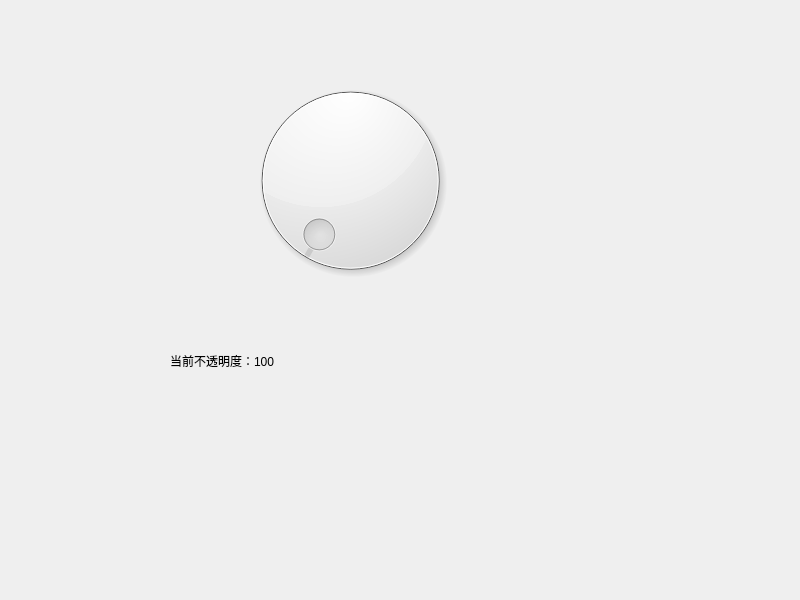
<?xml version="1.0" encoding="UTF-8"?>
<ui version="4.0">
 <class>Widget</class>
 <widget class="QWidget" name="Widget">
  <property name="geometry">
   <rect>
    <x>0</x>
    <y>0</y>
    <width>800</width>
    <height>600</height>
   </rect>
  </property>
  <property name="windowTitle">
   <string>Widget</string>
  </property>
  <widget class="QDial" name="dial">
   <property name="geometry">
    <rect>
     <x>140</x>
     <y>70</y>
     <width>421</width>
     <height>221</height>
    </rect>
   </property>
  </widget>
  <widget class="QLabel" name="label">
   <property name="geometry">
    <rect>
     <x>170</x>
     <y>330</y>
     <width>271</width>
     <height>61</height>
    </rect>
   </property>
   <property name="text">
    <string>当前不透明度：100</string>
   </property>
  </widget>
 </widget>
 <resources/>
 <connections/>
</ui>
